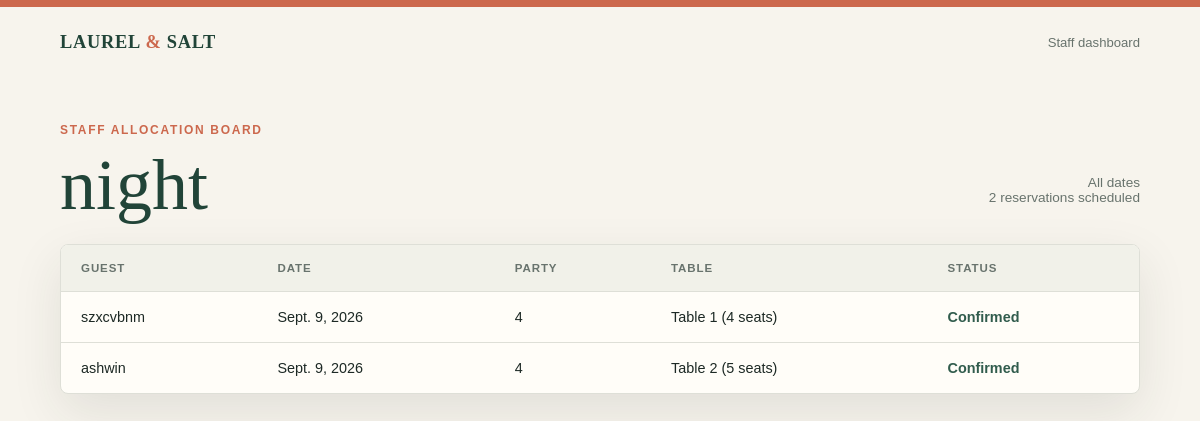
Page /allocation/5/ on the committed database.
### core/models.py (models this page shows, shortened)
class TimeSlot(models.Model):
    label = models.CharField(max_length=80, unique=True)
    start = models.TimeField()
    end = models.TimeField()
    is_active = models.BooleanField(default=True)
    class Meta:
        ordering = ["start"]

class Reservation(models.Model):
    class Status(models.TextChoices):
        CONFIRMED = "confirmed", "Confirmed"
        ARRIVED = "arrived", "Arrived"
        CANCELLED = "cancelled", "Cancelled"
        NO_SHOW = "no_show", "No-show"
    guest_name = models.CharField(max_length=120)
    phone = models.CharField(max_length=30)
    reservation_date = models.DateField()
    party_size = models.PositiveIntegerField()
    slot = models.ForeignKey(TimeSlot, on_delete=models.PROTECT, related_name="reservations")
    table = models.ForeignKey(
        Table,
        on_delete=models.PROTECT,
        related_name="reservations",
        null=True,
        blank=True,
    )
    status = models.CharField(max_length=20, choices=Status.choices, default=Status.CONFIRMED)
    created_at = models.DateTimeField(auto_now_add=True)
    class Meta:
        ordering = ["reservation_date", "slot", "table__number", "created_at"]
        constraints = [
            models.UniqueConstraint(
                fields=["phone", "reservation_date", "slot"],
                condition=models.Q(status__in=["confirmed", "arrived"]),
                name="one_confirmed_booking_per_phone_slot",
            )
        ]

class Table(models.Model):
    number = models.PositiveIntegerField(unique=True)
    capacity = models.PositiveIntegerField()
    zone = models.CharField(max_length=80, blank=True)
    is_active = models.BooleanField(default=True)
    class Meta:
        ordering = ["capacity", "number"]
    def __str__(self):
        return f"Table {self.number} ({self.capacity} seats)"

### core/views.py (the view)
# urls.py: path("allocation/<int:slot_id>/", views.allocation_board, name="allocation-board"),
def allocation_board(request, slot_id):
    slot = get_object_or_404(TimeSlot, pk=slot_id)
    reservation_date = request.GET.get("date")
    reservations = Reservation.objects.filter(slot=slot).select_related("table")
    if reservation_date:
        reservations = reservations.filter(reservation_date=reservation_date)
    return render(
        request,
        "core/allocation_board.html",
        {"slot": slot, "reservations": reservations, "reservation_date": reservation_date},
    )

### templates/core/allocation_board.html (shortened to what this page needs)
{% load static %}
<!doctype html>
<html lang="en">
<head>
    <link rel="stylesheet" href="{% static 'core/styles.css' %}">
</head>
<body>
    <div class="shell">
        <header class="topbar">
            <a class="brand" href="{% url 'core:booking' %}">LAUREL <span>&amp;</span> SALT</a>
            <a class="nav-link" href="{% url 'core:staff-dashboard' %}">Staff dashboard</a>
        </header>
        <main>
            <header class="board-header">
                <div>
                    <p class="eyebrow">Staff allocation board</p>
                    <h1>{{ slot.label }}</h1>
                </div>
                <p class="board-meta">{{ reservation_date|default:"All dates" }}<br>{{ reservations|length }} reservation{{ reservations|length|pluralize }} scheduled</p>
            </header>
            <section class="board-panel">
                <table>
                    <thead><tr><th>Guest</th><th>Date</th><th>Party</th><th>Table</th><th>Status</th></tr></thead>
                    <tbody>
                        {% for reservation in reservations %}
                            <tr>
                                <td>{{ reservation.guest_name }}</td>
                                <td>{{ reservation.reservation_date }}</td>
                                <td>{{ reservation.party_size }}</td>
                                <td>{{ reservation.table|default:"Unassigned" }}</td>
                                <td class="status">{{ reservation.get_status_display }}</td>
                            </tr>
                        {% empty %}
                            <tr><td class="empty" colspan="5">No reservations yet.</td></tr>
                        {% endfor %}
                    </tbody>
                </table>
            </section>
        </main>
    </div>
</body>
</html>

### core/static/core/styles.css (style rules this page uses)
:root { --ink: #1d2925; --muted: #68736d; --cream: #f7f4ed; --paper: #fffdf8; --line: #dedfd7; --sage: #315c4d; --sage-dark: #214438; --coral: #cc684d; --shadow: 0 18px 50px rgba(35, 49, 43, .10); }
* { box-sizing: border-box; }
body { margin: 0; color: var(--ink); background: var(--cream); font-family: Georgia, "Times New Roman", serif; }
body::before { content: ""; display: block; height: 7px; background: var(--coral); }
.shell { width: min(1080px, calc(100% - 40px)); margin: 0 auto; }
.topbar { display: flex; align-items: center; justify-content: space-between; padding: 25px 0; }
.brand { color: var(--sage-dark); font-size: 1.15rem; font-weight: 700; letter-spacing: .04em; text-decoration: none; }
.brand span { color: var(--coral); }
.nav-link { color: var(--muted); font-family: Arial, sans-serif; font-size: .82rem; text-decoration: none; }
.eyebrow { margin: 0 0 15px; color: var(--coral); font-family: Arial, sans-serif; font-size: .75rem; font-weight: 700; letter-spacing: .14em; text-transform: uppercase; }
h1 { max-width: 590px; margin: 0; color: var(--sage-dark); font-size: clamp(2.8rem, 7vw, 5.8rem); font-weight: 500; line-height: .93; }
.form-panel, .board-panel { border: 1px solid var(--line); border-radius: 8px; background: var(--paper); box-shadow: var(--shadow); }
.board-header { display: flex; align-items: end; justify-content: space-between; gap: 20px; padding: 45px 0 25px; }
.board-header h1 { font-size: clamp(2.5rem, 6vw, 4.5rem); }
.board-meta { color: var(--muted); font-family: Arial, sans-serif; font-size: .85rem; text-align: right; }
.board-panel { overflow: hidden; }
table { width: 100%; border-collapse: collapse; }
th, td { padding: 17px 20px; text-align: left; }
th { color: var(--muted); background: #f1f1e9; font-family: Arial, sans-serif; font-size: .72rem; letter-spacing: .08em; text-transform: uppercase; }
td { border-top: 1px solid var(--line); font-family: Arial, sans-serif; font-size: .9rem; }
.status { color: var(--sage); font-weight: 700; }

### rows in the picture
TimeSlot: label "night"
Reservation: guest_name "szxcvbnm", reservation_date "Sept. 9, 2026", party_size "4", table "Table 1 (4 seats)", status "Confirmed"
Reservation: guest_name "ashwin", reservation_date "Sept. 9, 2026", party_size "4", table "Table 2 (5 seats)", status "Confirmed"

### other values in the picture
{{ reservation_date|default:"All dates" }} "All dates"
{{ reservations|length }} "2"
